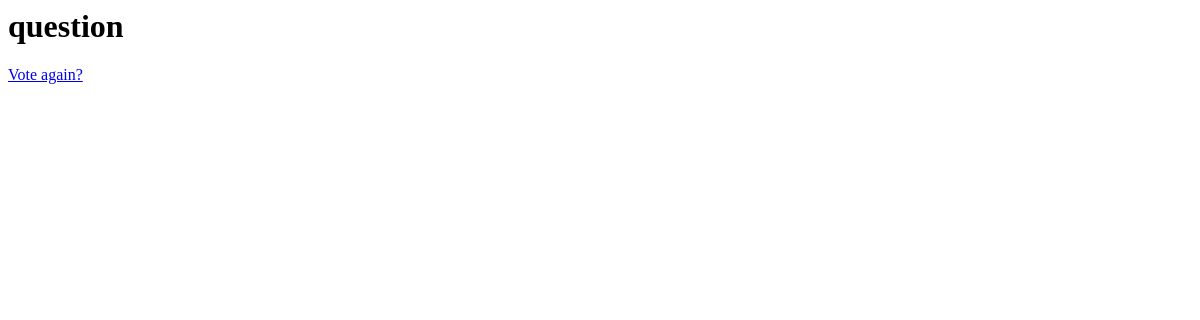
Before: /polls/1/results/ with the older database file.
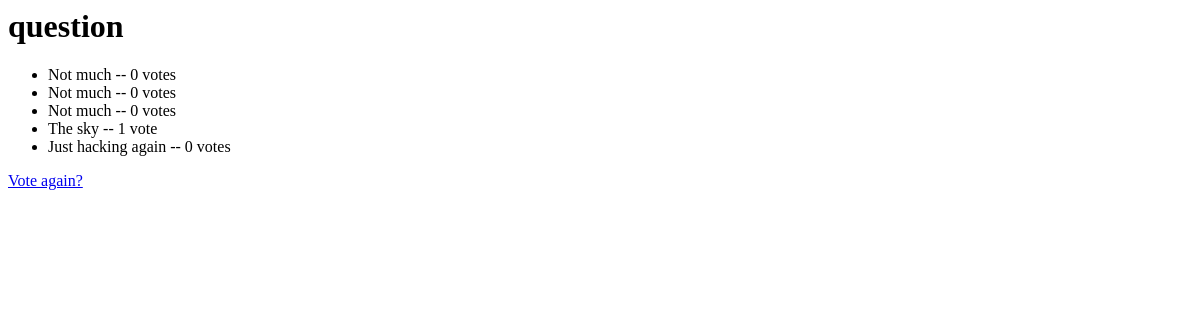
After: the same page with the newer database file.
### polls/models.py (models this page shows, shortened)
class Question(models.Model):
    question_text = models.CharField(max_length=200)
    pub_date = models.DateTimeField('date published')

class Choice(models.Model):
    question = models.ForeignKey(Question, on_delete=models.CASCADE)
    choice_text = models.CharField(max_length=200)
    votes = models.IntegerField(default=0)

### polls/views.py (the view)
# urls.py: path('<int:pk>/results/', views.ResultsView.as_view(), name='results'),
class ResultsView(generic.DetailView):
  model = Question
  template_name = 'polls/results.html'

### polls/templates/polls/results.html
<h1>{{ question.question_text }}</h1>
<ul>
  {% for choice in question.choice_set.all %}
    <li>{{ choice.choice_text }} -- {{choice.votes}} vote{{ choice.votes|pluralize }}</li>
  {% endfor %}
</ul>
<a href='{% url 'polls:detail' question.id %}' >Vote again?</a>

Changed rows visible on the page:
added Choice: choice_text "Not much", votes "0"
added Choice: choice_text "Not much", votes "0"
added Choice: choice_text "Not much", votes "0"
added Choice: choice_text "The sky", votes "1"
added Choice: choice_text "Just hacking again", votes "0"
